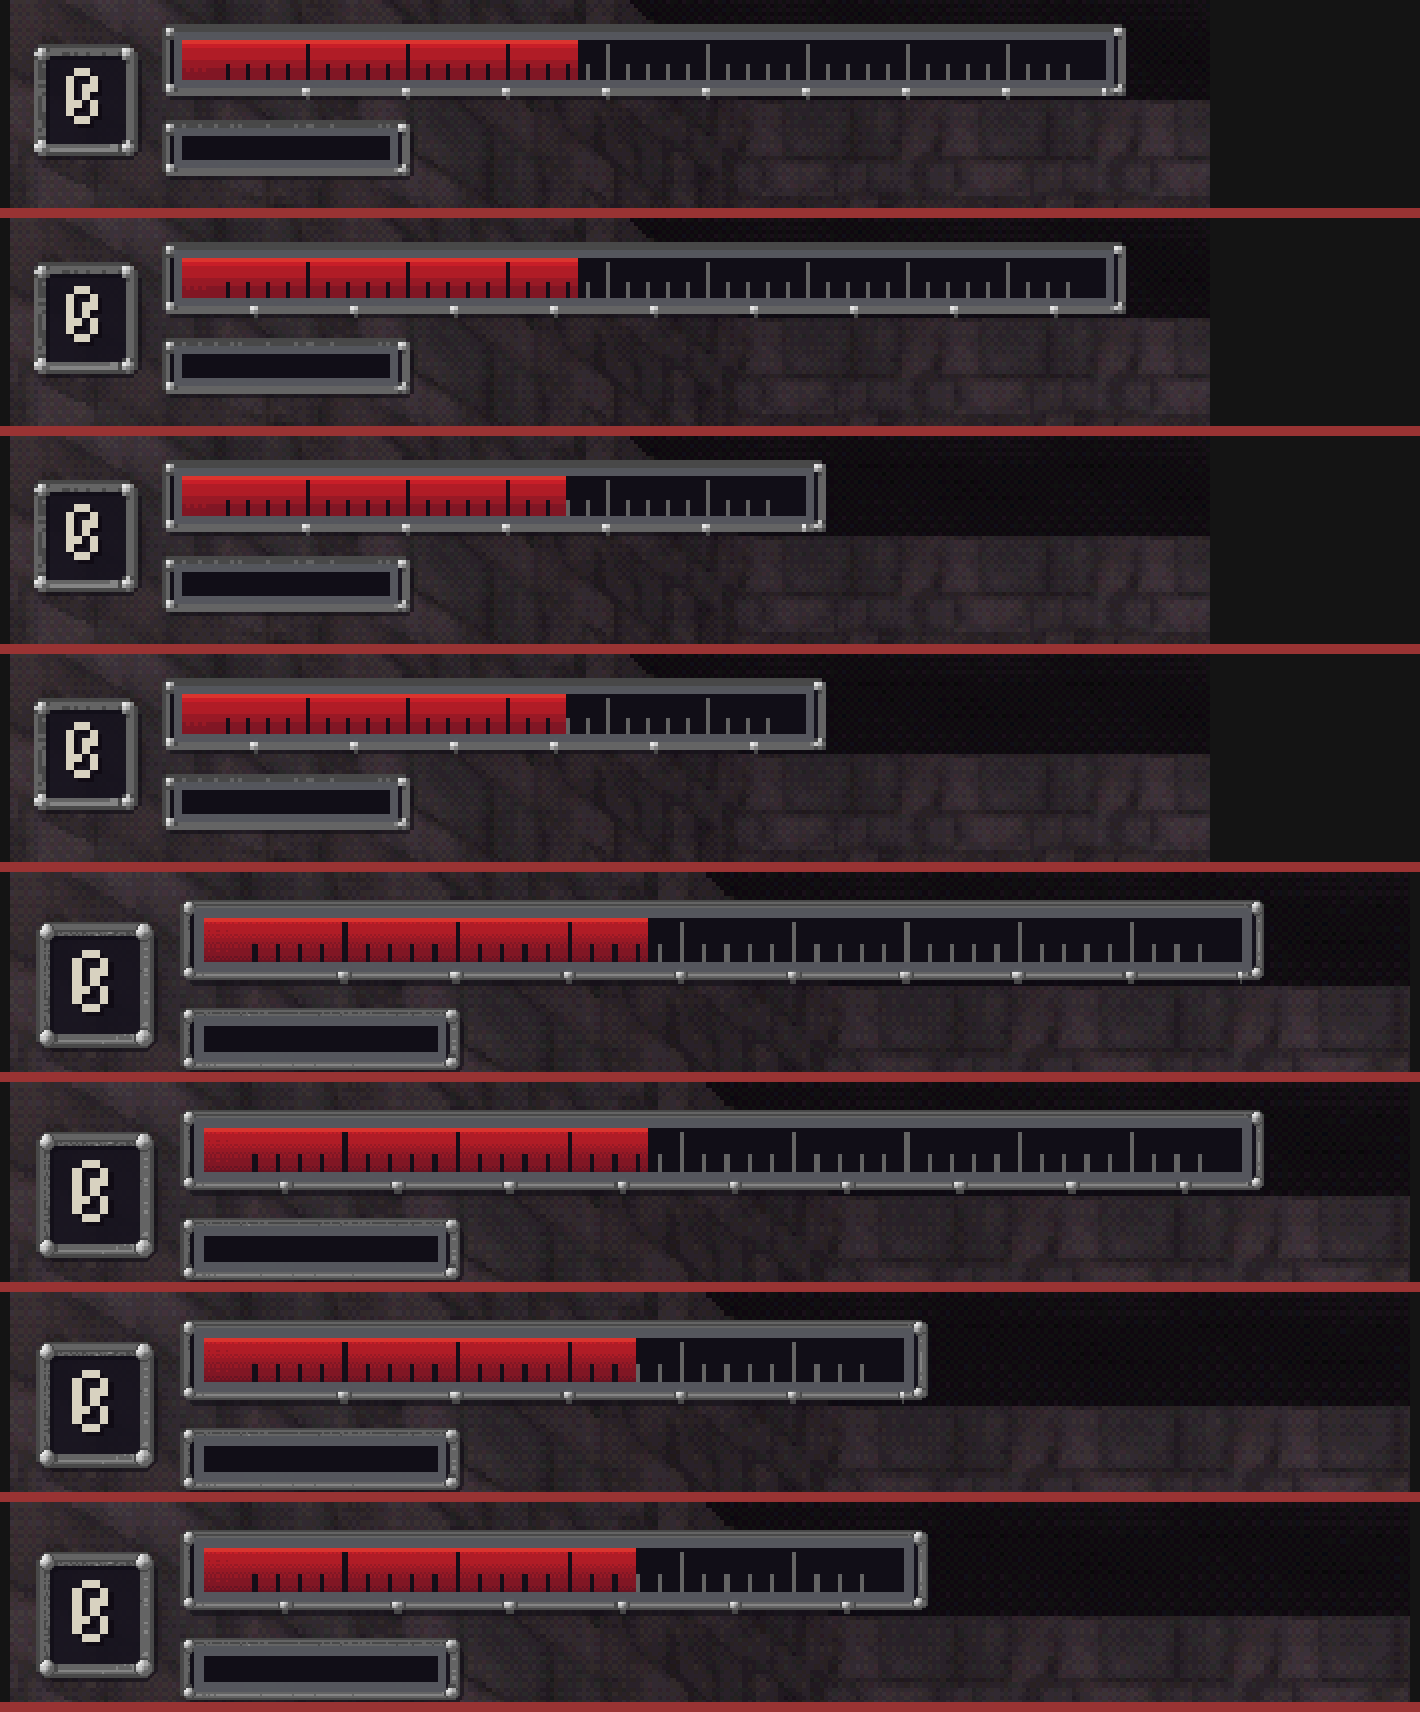

Write Python code to recreate this figure.
"""Blatt fuer die Nachbesserung zu Issue #412 (Nieten am Lebensbalken beim Kuerzen der Fassung).
Aufruf: blender --background --python blatt-fix.py -- <ausgabe.png>
Je Foto (Maximalleben 235 und Leben 160, 854 x 480 und 1920 x 1080) oben der Fehler (fotos-bug), unten die Loesung (fotos-fix);
Ausschnitt oben links, Punktvergroesserung ohne Glaettung."""
import sys, os
import bpy
import numpy as np

HERE = os.path.dirname(os.path.abspath(__file__))
OUT = sys.argv[sys.argv.index("--") + 1]


def load(p):
    im = bpy.data.images.load(p)
    w, h = im.size
    return np.array(im.pixels[:], np.float32).reshape(h, w, 4)[::-1]


def crop(img, x0, y0, x1, y1, k):
    return np.repeat(np.repeat(img[y0:y1, x0:x1], k, 0), k, 1)


# (Ordner, Szene, x0, y0, x1, y1, Faktor)
AUS = [("854x480", "tmp-life-235", 0, 0, 300, 52, 4), ("854x480", "tmp-life-160", 0, 0, 300, 52, 4),
       ("1920x1080", "tmp-life-235", 0, 0, 700, 100, 2), ("1920x1080", "tmp-life-160", 0, 0, 700, 100, 2)]
parts = []
for ordner, szene, x0, y0, x1, y1, k in AUS:
    for kind in ("fotos-bug", "fotos-fix"):
        parts.append(crop(load(f"{HERE}/{kind}/{ordner}/{szene}-screen.png"), x0, y0, x1, y1, k))
W = max(p.shape[1] for p in parts) + 20
rows = []
for p in parts:
    pad = np.full((p.shape[0], W, 4), 0.08, np.float32)
    pad[:, :, 3] = 1
    pad[:, 10:10 + p.shape[1]] = p
    rows.append(pad)
    rows.append(np.full((10, W, 4), [0.6, 0.2, 0.2, 1], np.float32))
sheet = np.concatenate(rows, 0)[::-1]
out = bpy.data.images.new("blatt", sheet.shape[1], sheet.shape[0], alpha=True)
out.pixels = sheet.ravel()
out.filepath_raw = OUT
out.file_format = "PNG"
out.save()
